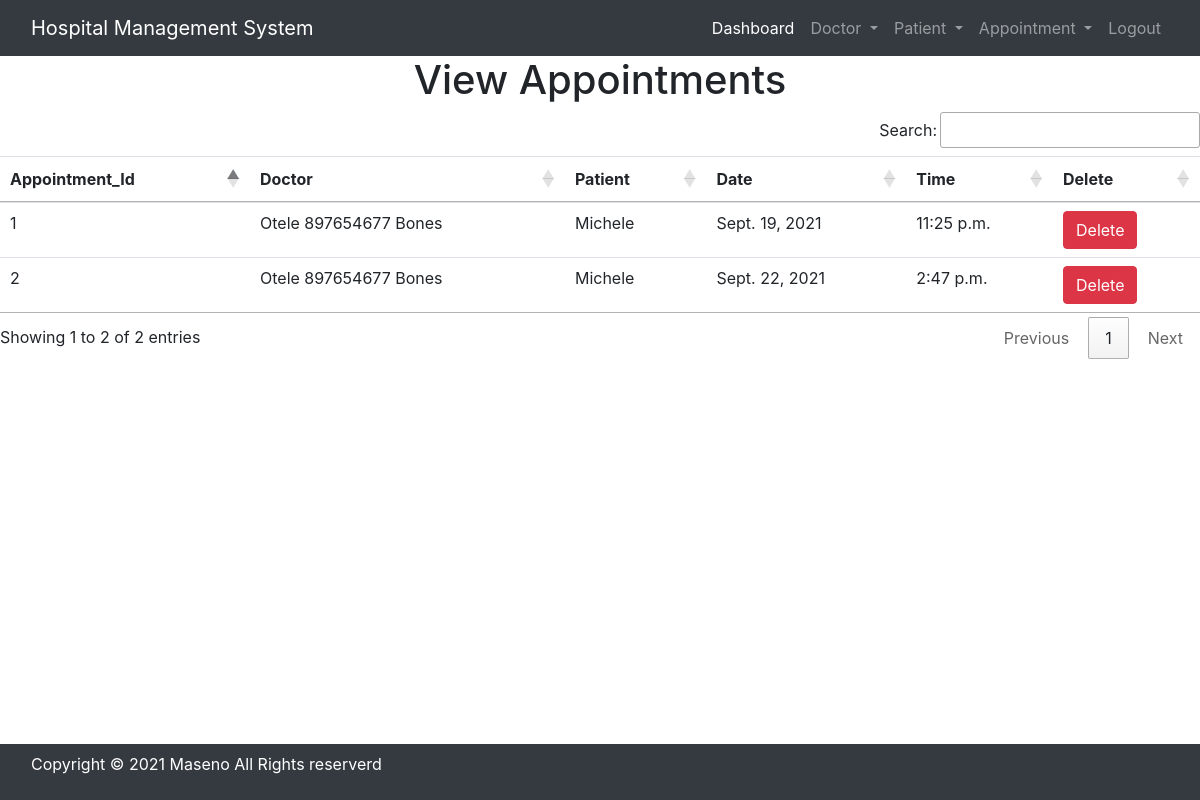
The page /view_appointment/ (signed in) on the database its author committed.
### hospital/models.py (models this page shows, shortened)
class Appointment(models.Model):
    doctor = models.ForeignKey(Doctor, on_delete=models.CASCADE)
    patient = models.ForeignKey(Patient, on_delete=models.CASCADE)
    date = models.DateField()
    time = models.TimeField()

class Doctor(models.Model):
    name = models.CharField(max_length=50)
    mobile = models.IntegerField()
    special = models.CharField(max_length=50)
    def __str__(self):
        return f"{self.name} {self.mobile} {self.special}"

class Patient(models.Model):
    name = models.CharField(max_length=50)
    gender = models.CharField(max_length=30)
    mobile = models.IntegerField(null=True)
    address = models.TextField()
    def __str__(self):
        return self.name

### hospital/views.py (the view)
# urls.py: path('view_appointment/', views.view_Appointment, name='view_appointment'),
def view_Appointment(request):
    if not request.user.is_staff:
        return redirect('login')
    appointment = Appointment.objects.all()
    a = {'app': appointment}
    return render(request, 'view_appointment.html', a)

### hospital/templates/view_appointment.html
{% include "base.html" %}
<h1 class="text-center">View Appointments</h1>
<table id="example" class="table table-hover">
    <thead>
        <tr>
            <th>Appointment_Id</th>
            <th>Doctor</th>
            <th>Patient</th>
            <th>Date</th>
            <th>Time</th>
            <th>Delete</th>
        </tr>
    </thead>
    <tbody>
        {% for a in app %}
          <tr>
              <td>{{a.id}}</td>
              <td>{{a.doctor}}</td>
              <td>{{a.patient}}</td>
              <td>{{a.date}}</td>
              <td>{{a.time}}</td>
              <td><a href="{% url 'delete_appointment' a.id %}"
                onclick="return confirm('Are you sure you want to delete?')" class="btn btn-danger">Delete</a></td>
          </tr>
        {% endfor %}
    </tbody>
</table>

### rows shown on the page
Appointment: id "1", doctor "Otele 897654677 Bones", patient "Michele", date "Sept. 19, 2021", time "11:25 p.m."
Appointment: id "2", doctor "Otele 897654677 Bones", patient "Michele", date "Sept. 22, 2021", time "2:47 p.m."
